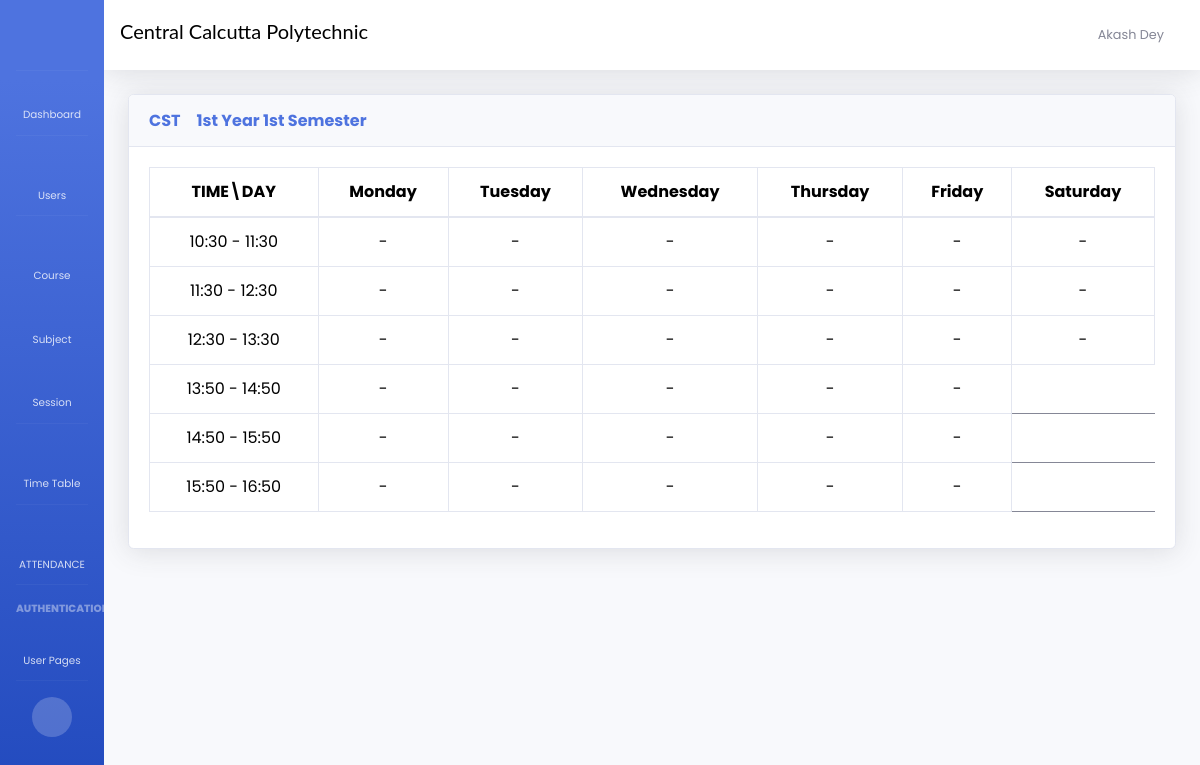
The app's page /routine/1/1/ (signed in), older data.
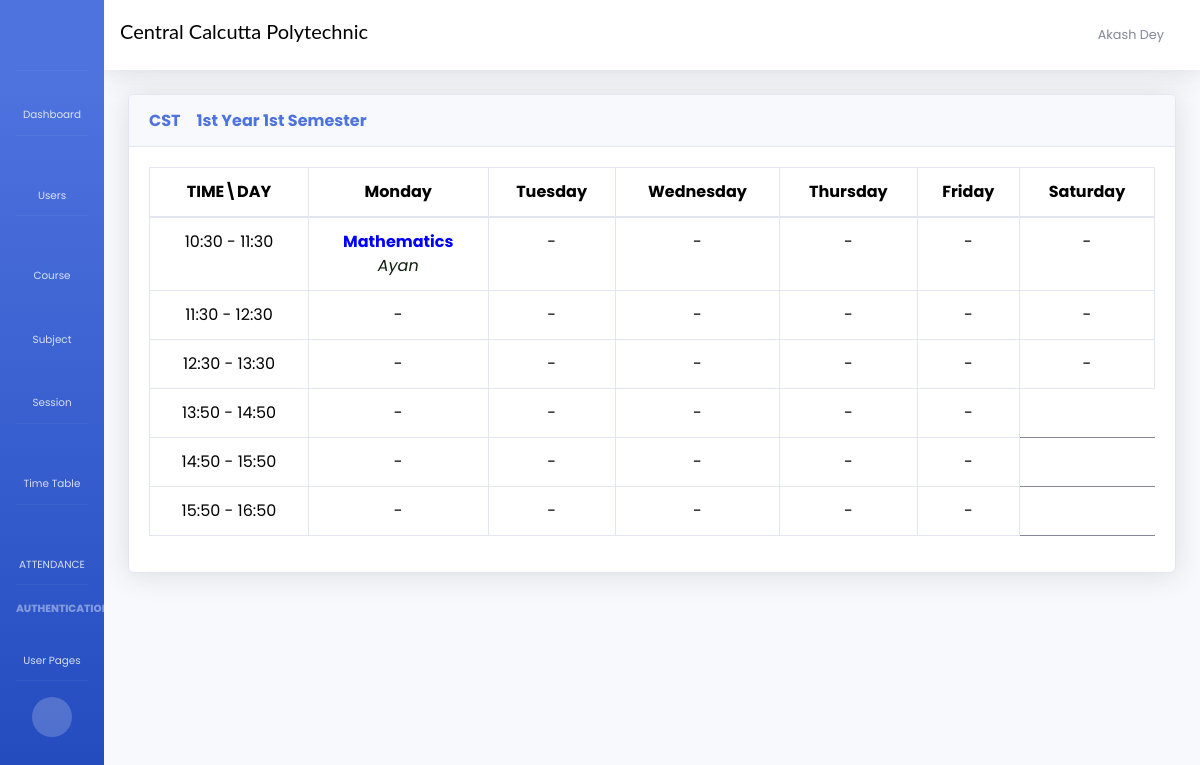
The same page, newer data.
### usermodule/models.py (models this page shows, shortened)
class HOD(models.Model):
    hod=models.OneToOneField(CustomUser,on_delete=models.CASCADE, null=True)
    name = models.CharField(max_length=50, blank=True)
    email = models.EmailField(unique=True, blank=True)
    approved = models.BooleanField(default=True)

class Courses(models.Model):
    id=models.AutoField(primary_key=True)
    course_name=models.CharField(max_length=255)
    created_at=models.DateTimeField(auto_now_add=True)
    updated_at=models.DateTimeField(auto_now_add=True)
    objects=models.Manager()
    def __str__(self):
        return self.course_name

class Semester(models.Model):
    SEMESTER_CHOICES = (
        ("1st", '1st Semester'),
        ("2nd", '2nd Semester'),
        ("3rd", '3rd Semester'),
        ("4th", '4th Semester'),
        ("5th", '5th Semester'),
        ("6th", '6th Semester'),
    )
    YEAR_CHOICES = (
        ("1st", '1st Year'),
        ("2nd", '2nd Year'),
        ("3rd", '3rd Year'),
    )
    semester = models.CharField(choices=SEMESTER_CHOICES, max_length=100)
    year = models.CharField(choices=SEMESTER_CHOICES, max_length=100)
    created_at=models.DateTimeField(auto_now_add=True)
    updated_at=models.DateTimeField(auto_now_add=True)
    objects = models.Manager()
    def __str__(self):
        return f'{self.year} Year {self.semester} Semester'

class Staff(models.Model):
    def wrapper(instance, filename):
        ext = filename.split('.')[-1]
        filename = '{}.{}'.format(instance.id, ext)
        return os.path.join("Staff", filename)
    id=models.AutoField(primary_key=True)
    staff=models.OneToOneField(CustomUser,on_delete=models.CASCADE)
    name = models.CharField(max_length=50)
    email = models.EmailField(unique=True)
    photo = models.FileField(upload_to=wrapper, blank=True)
    dob = models.DateField()
    gender = models.CharField(max_length=10)
    phone = models.IntegerField()
    created_at=models.DateTimeField(auto_now_add=True)
    updated_at=models.DateTimeField(auto_now=True)
    approved = models.BooleanField(default=False)
    objects=models.Manager()

### datamodule/models.py (models this page shows, shortened)
class TimeSlot(models.Model):
    start_time = models.TimeField()
    end_time = models.TimeField()
    def __str__(self):
        return f"{self.start_time.strftime('%H:%M')} - {self.end_time.strftime('%H:%M')}"

class Routine(models.Model):
    id=models.AutoField(primary_key=True)
    course=models.ForeignKey(Courses,on_delete=models.DO_NOTHING)
    semester = models.ForeignKey(Semester, on_delete=models.DO_NOTHING)
    day = models.CharField(max_length=10, choices=[('Monday', 'Monday'), ('Tuesday', 'Tuesday'), ('Wednesday', 'Wednesday'),
                                                   ('Thursday', 'Thursday'), ('Friday', 'Friday'), ('Saturday', 'Saturday')])
    timeslot = models.ForeignKey(TimeSlot, on_delete=models.DO_NOTHING)
    subject = models.ForeignKey(SubjectWithStaff, on_delete=models.DO_NOTHING, null=True, blank=True)

class SubjectWithStaff(models.Model):
    id=models.AutoField(primary_key=True)
    subject_id=models.ForeignKey(Subject,on_delete=models.DO_NOTHING)
    session_id=models.ForeignKey(Session,on_delete=models.DO_NOTHING)
    staff_id=models.ForeignKey(Staff,on_delete=models.DO_NOTHING)
    created_at=models.DateTimeField(auto_now_add=True)
    updated_at=models.DateTimeField(auto_now_add=True)
    objects=models.Manager()

class Subject(models.Model):
    id=models.AutoField(primary_key=True)
    subject_name=models.CharField(max_length=255)
    course_id=models.ForeignKey(Courses,on_delete=models.CASCADE,default=1)
    semester_id=models.ForeignKey(Semester,on_delete=models.CASCADE,default=1)
    created_at=models.DateTimeField(auto_now_add=True)
    updated_at=models.DateTimeField(auto_now_add=True)
    objects=models.Manager()

### datamodule/views.py (the view)
# urls.py: path('routine/<int:semester_id>/<int:major_id>/', d_views.timetable_view, name="routine"),
@login_required(login_url="/login")
def timetable_view(request, semester_id, major_id):
    if check_approve(request):
        return redirect("waiting_student")
    user = request.user
    if int(user.user_type) == 1:
        User = HOD.objects.filter(hod=user, approved=True).first()
    elif int(user.user_type) == 2:
        User = Staff.objects.filter(staff=user, approved=True).first()
    elif int(user.user_type) == 3:
        User = Student.objects.filter(student=user, approved=True).first()
    semester = Semester.objects.get(id=semester_id)
    major = Courses.objects.get(id=major_id)
    routines = Routine.objects.filter(semester=semester, course=major).order_by('timeslot').order_by('day')
    timeslot = TimeSlot.objects.all().order_by("start_time")
    data = {
        "user": User,
        "usertype": usertypedata[int(user.user_type)],
        'sem': semester,
        'maj': major,
        'day': ('Monday', 'Tuesday', 'Wednesday', 'Thursday', 'Friday', 'Saturday'),
        'routines': routines,
        'timeslots': timeslot,
        }  # For initial load, no data
    return render(request, 'timetable.html', data)

### datamodule/views.py (called while the page is built)
def check_approve(request):
    user = request.user
    if int(user.user_type) == 1:
        User = HOD.objects.filter(hod=user).first()
    elif int(user.user_type) == 2:
        User = Staff.objects.filter(staff=user).first()
    elif int(user.user_type) == 3:
        User = Student.objects.filter(student=user).first()
    return User.approved==False

### templates/timetable.html (shortened to what this page needs)
{% extends 'base/base1.html' %}
{% load static %}
{% block main %}
<div class="card shadow mb-4">
  <div class="card-header py-3">
      <h6 class="m-0 font-weight-bold text-primary">{{maj}}&ensp;&ensp;{{sem}}</h6>
  </div>
  <div class="card-body">
      <div class="table-responsive">
          <table class="table table-bordered" id="dataTable" width="100%" cellspacing="0">
              <thead>
                  <tr>
                    <th class="text-center col-auto">TIME\DAY</th>
                    {% if day %}
                    {% for time in day %}
                    <th class="col-auto text-center">{{time}}</th>
                    {% endfor %}
                    {% endif %}
                  </tr>
                </thead>
              <tbody>
                {% if timeslots %}
                {% for time in timeslots %}
                <tr>
                  <td class="text-center">{{time}}</td>
                  {% if routines %}
                  {% for i in routines %}
                    {% if i.timeslot == time %}
                      {% if i.subject %}
                      <td class="text-center"><div class="subject-name p-0">{{i.subject.subject_id.subject_name}}</div><div class="teacher-name p-0">{{i.subject.staff_id.name}}</div></td>
                      {% else %}
                      <td class="text-center">-</td>
                      {% endif %}
                      {% endif %}
                    {% endfor %}
                {% endif %}
                </tr>
                {% endfor %}
                {% endif %}
               </tbody>
          </table>
        </div>
    </div>
</div>
{% endblock main %}

### templates/base/base1.html (shortened to what this page needs)
<!DOCTYPE html>
{% load static %}
<html lang="en">
<head>
    <link href="https://cdn.jsdelivr.net/npm/bootstrap@5.3.3/dist/css/bootstrap.min.css" rel="stylesheet">
    <link href="{% static 'css/bootstrap.min.css' %}" rel="stylesheet">
    <link href="{% static 'css/bootstrap.css' %}" rel="stylesheet">
    <link href="{% static 'vendor/fontawesome-free/css/all.min.css' %}" rel="stylesheet" type="text/css">
    <link href="{% static 'css/calender.css' %}" rel="stylesheet">
    <link href="{% static 'css/register.css' %}" rel="stylesheet">
    <link href="{% static 'css/sb-admin-2.min.css' %}" rel="stylesheet">
</head>
<body id="page-top" class="sidebar-toggled">
    <div id="wrapper">
        <ul class="navbar-nav bg-gradient-primary sidebar sidebar-dark accordion toggled" id="accordionSidebar">
            <a class="sidebar-brand d-flex align-items-center justify-content-center" href="{% url 'index' %}">
                <div class="sidebar-brand-icon rotate-n-15">
                    <i class="fas fa-laugh-wink"></i>
                </div>
            </a>
            <hr class="sidebar-divider my-0">
            <li class="nav-item">
                <a class="nav-link" href="{% url 'index' %}">
                    <i class="fas fa-fw fa-tachometer-alt"></i>
                    <span>Dashboard</span></a>
            </li>
            <hr class="sidebar-divider">
            {% if usertype == "HOD"  %}
            <li class="nav-item">
                <a class="nav-link collapsed" href="#" data-toggle="collapse" data-target="#collapseTwo"
                    aria-expanded="true" aria-controls="collapseTwo">
                    <i class="fas fa-user fa-sm fa-fw mr-2 text-gray-400"></i>
                    <span>Users</span>
                </a>
            </li>
            <hr class="sidebar-divider">
            <li class="nav-item">
                <a class="nav-link collapsed" href="#" data-toggle="collapse" data-target="#collapseFive"
                    aria-expanded="true" aria-controls="collapseFive">
                    <i class="fas fa-fw fa-cog"></i>
                    <span>Course</span>
                </a>
            </li>
            <li class="nav-item">
                <a class="nav-link collapsed" href="#" data-toggle="collapse" data-target="#collapseSix"
                    aria-expanded="true" aria-controls="collapseSix">
                    <i class="fas fa-fw fa-cog"></i>
                    <span>Subject</span>
                </a>
            </li>
            <li class="nav-item">
                <a class="nav-link collapsed" href="#" data-toggle="collapse" data-target="#collapseSeven"
                    aria-expanded="true" aria-controls="collapseSeven">
                    <i class="fas fa-fw fa-cog"></i>
                    <span>Session</span>
                </a>
            </li>
            <hr class="sidebar-divider">
            <li class="nav-item">
                <a class="nav-link collapsed" href="#" data-toggle="collapse" data-target="#collapse1"
                    aria-expanded="true" aria-controls="collapse1">
                    <i class="fas fa-fw fa-cog"></i>
                    <span>Time Table</span>
                </a>
            </li>
            <hr class="sidebar-divider">
             <li class="nav-item">
                <a class="nav-link collapsed" href="#" data-toggle="collapse" data-target="#collapsesix"
                    aria-expanded="true" aria-controls="collapsesix">
                    <i class="fas fa-fw fa-cog"></i>
                    <span>ATTENDANCE</span>
                </a>
            </li>
            <hr class="sidebar-divider">
            <div class="sidebar-heading">
                AUTHENTICATION
            </div>
            <li class="nav-item">
                <a class="nav-link collapsed" href="#" data-toggle="collapse" data-target="#collapsePages" aria-expanded="true"
                    aria-controls="collapsePages">
                    <i class="fas fa-fw fa-folder"></i>
                    <span>User Pages</span>
                </a>
            </li>
            {% endif %}
            <hr class="sidebar-divider d-none d-md-block">
            <div class="text-center d-none d-md-inline">
                <button class="rounded-circle border-0" id="sidebarToggle"></button>
            </div>
        </ul>
        <div id="content-wrapper" class="d-flex flex-column">
            <div id="content">
                <nav class="navbar navbar-expand navbar-light bg-white topbar mb-4 static-top shadow">
                    <h5>Central Calcutta Polytechnic</h5>
                    <ul class="navbar-nav ml-auto">
                        <li class="nav-item dropdown no-arrow">
                            <a class="nav-link dropdown-toggle" href="#" id="userDropdown" role="button"
                                data-toggle="dropdown" aria-haspopup="true" aria-expanded="false">
                                {%if usertype == 'HOD' %}
                                <span class="mr-2 d-none d-lg-inline text-gray-600 small">{{user.name}}</span>
                                {% else %}
                                <span class="mr-2 d-none d-lg-inline text-gray-600 small">{{user.name}}</span>
                                <img class="img-profile rounded-circle"
                                src="{{ user.photo.url }}">
                                {% endif %}
                            </a>
                        </li>
                    </ul>
                </nav>
                <div class="container-fluid">
                    {% block main %}
                    {% endblock main %}
                </div>
            </div>
        </div>
    </div>
</body>
</html>

### static/css/register.css (style rules this page uses)
* { margin: 0; padding: 0; box-sizing: border-box; font-family: 'Poppins', sans-serif; }
body { background: linear-gradient(165deg, #d6609e, #2ce8e8); min-height: 100vh; }

### templates/base/base1.html (style rules this page uses)
.subject-name { font-weight: bold; color: blue; }
.teacher-name { font-style: italic; color: rgb(13, 30, 13); }

Row changes from the older to the newer data that the page shows:
changed Routine: subject.subject_id.subject_name (not shown) → "Mathematics"; subject.staff_id.name (not shown) → "Ayan"; no longer shows "-"
